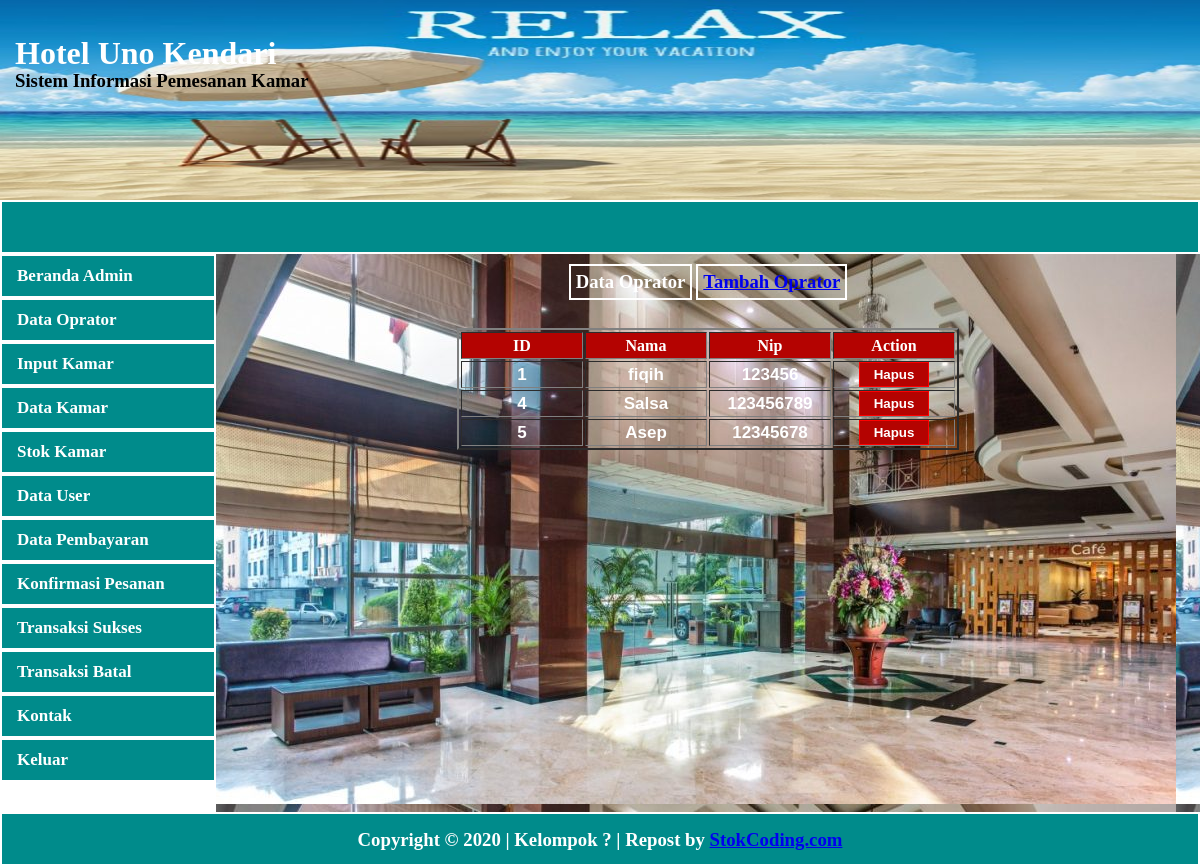
The page /admin/oprator.php (signed in) on the database its author committed.
### tables this page shows
CREATE TABLE `oprator` (
  `id` int(10) NOT NULL,
  `Nama` varchar(100) NOT NULL,
  `Nip` int(16) NOT NULL
);

### admin/oprator.php (the view)
<?php
	require_once "view/header.php";
?>
	<aside>
		<center>
			<h3>Data Oprator</h3>   <h3><a href="inputoprator">Tambah Oprator</a></h3>
			<div id="kanan">
				<table border="2px solid black">
				<tr style="background: #B40301; color: white;">
					<th>ID</th>
					<th>Nama</th>
					<th>Nip</th>
					<th>Action</th>
				</tr>
				<?php
					$sql = $pdo->query("SELECT * FROM oprator");
			  		while ($caridata = $sql->fetch()) {
			  		$id = $caridata['id'];
			  		$Nama = $caridata['Nama'];
			  		$Nip = $caridata['Nip'];
  				?>
				<tr align="center">
					<td><?php echo $id ?></td>
					<td><?php echo $Nama ?></td>
					<td><?php echo $Nip ?></td>
					<td><a href="fungsi/hapusop?id=<?php echo $id ?>" onclick="return confirm('Hapus Op?')"><button style="width:70px;background:#B40301;color:white;font-weight:bold;padding:4px;border:1px solid red;">Hapus</button></a> </td>
                </tr>
				<?php
			  	}
			  ?>
			  </table>
			</div>
		</center>
	</aside>
<?php
	require_once "view/footer.php"
?>

### admin/css/style.css (style rules this page uses)
* { margin: 0; padding: 0; }
aside { width: 82%; height: 69.8%; background-image: url('../gambar/LOBBY-AREA-banner-960x550.jpg'); float: left; }
table tr { line-height: 25px; }
table { margin-top:20px; font-size:16px; font-weight:bold; }
table tr td { font-weight:bold; font-family:sans-serif; color: white; width: 120px; font-size: 17px; }
aside h3 { margin-top: 10px; margin-bottom: 8px; padding: 5px; border: 2px solid white; color: white; display: inline-block; }

### rows shown on the page
oprator: id "1", Nama "fiqih", Nip "123456"
oprator: id "4", Nama "Salsa", Nip "123456789"
oprator: id "5", Nama "Asep", Nip "12345678"
